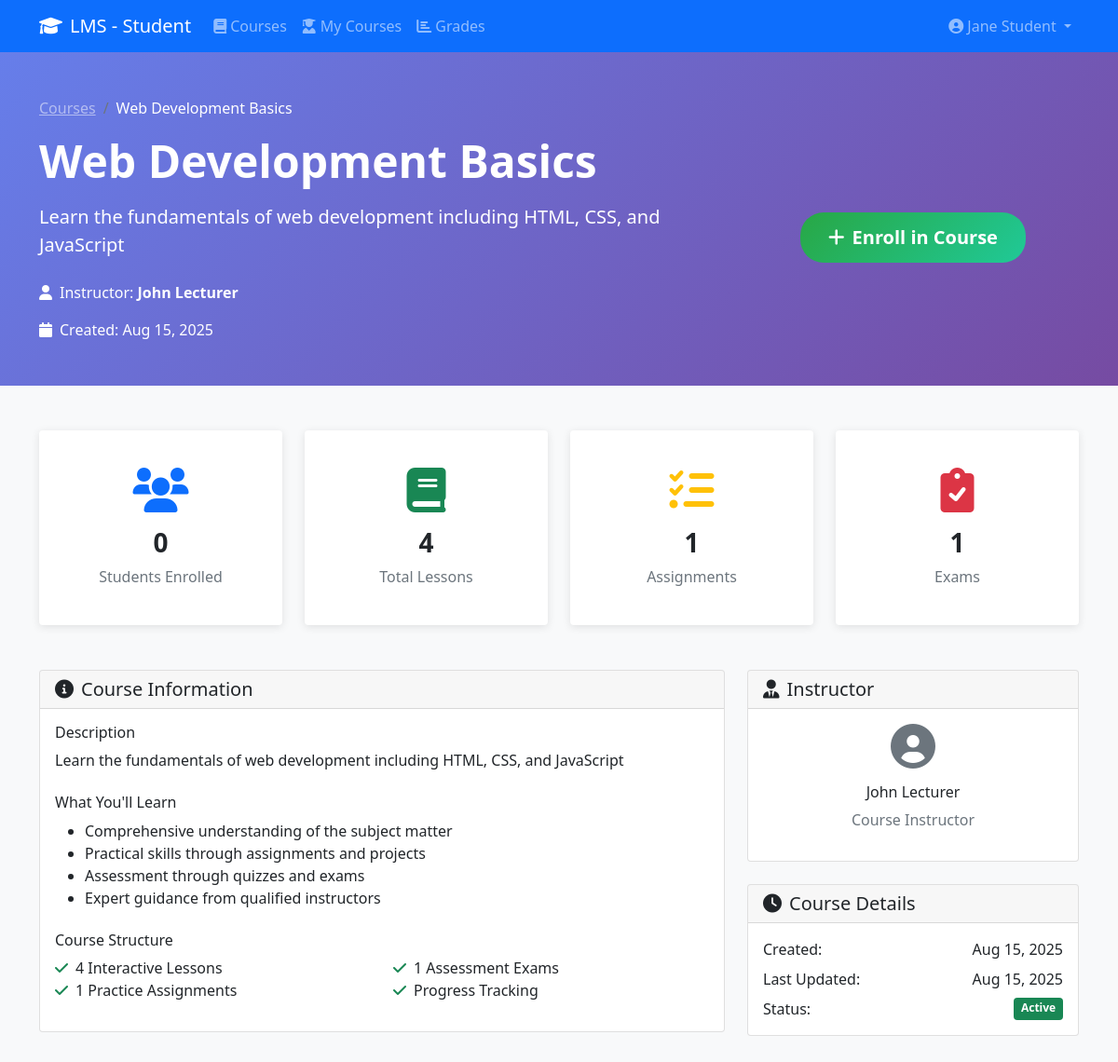
Page /student/course_details.php?id=1 (signed in) on the committed database.
### tables this page shows
CREATE TABLE users (
    id INT AUTO_INCREMENT PRIMARY KEY,
    username VARCHAR(50) UNIQUE NOT NULL,
    email VARCHAR(100) UNIQUE NOT NULL,
    password VARCHAR(255) NOT NULL,
    full_name VARCHAR(100) NOT NULL,
    role ENUM('student', 'lecturer', 'admin') NOT NULL,
    avatar VARCHAR(255) DEFAULT 'default-avatar.png',
    created_at TIMESTAMP DEFAULT CURRENT_TIMESTAMP,
    updated_at TIMESTAMP DEFAULT CURRENT_TIMESTAMP ON UPDATE CURRENT_TIMESTAMP
);

CREATE TABLE courses (
    id INT AUTO_INCREMENT PRIMARY KEY,
    title VARCHAR(200) NOT NULL,
    description TEXT NOT NULL,
    lecturer_id INT NOT NULL,
    thumbnail VARCHAR(255) DEFAULT 'default-course.jpg',
    status ENUM('active', 'inactive') DEFAULT 'active',
    created_at TIMESTAMP DEFAULT CURRENT_TIMESTAMP,
    updated_at TIMESTAMP DEFAULT CURRENT_TIMESTAMP ON UPDATE CURRENT_TIMESTAMP,
    FOREIGN KEY (lecturer_id) REFERENCES users(id) ON DELETE CASCADE
);

### config/config.php (called while the page is built, shortened)
<?php
try {
    $pdo = new PDO("mysql:host=" . DB_HOST . ";dbname=" . DB_NAME, DB_USERNAME, DB_PASSWORD);
    $pdo->setAttribute(PDO::ATTR_ERRMODE, PDO::ERRMODE_EXCEPTION);
    $pdo->setAttribute(PDO::ATTR_DEFAULT_FETCH_MODE, PDO::FETCH_ASSOC);
} catch(PDOException $e) {
    die("Connection failed: " . $e->getMessage());
}
function isLoggedIn() {
    return isset($_SESSION['user_id']);
}
function getCurrentUser() {
    global $pdo;
    $stmt = $pdo->prepare("SELECT * FROM users WHERE id = ?");
    $stmt->execute([$_SESSION['user_id']]);
    return $stmt->fetch();
}
function formatDate($date) {
    return date('M d, Y', strtotime($date));
}
?>

### student/course_details.php (the view, shortened to what this page needs)
<?php
require_once '../config/config.php';
$user = getCurrentUser();
$course_id = isset($_GET['id']) ? (int)$_GET['id'] : 0;
$stmt = $pdo->prepare("
    SELECT c.*, u.full_name as lecturer_name,
           (SELECT COUNT(*) FROM enrollments WHERE course_id = c.id) as student_count,
           (SELECT COUNT(*) FROM materials WHERE course_id = c.id) as lesson_count,
           (SELECT COUNT(*) FROM materials WHERE course_id = c.id AND material_type = 'assignment') as assignment_count,
           (SELECT COUNT(*) FROM materials WHERE course_id = c.id AND material_type = 'exam') as exam_count
    FROM courses c
    JOIN users u ON c.lecturer_id = u.id
    WHERE c.id = ? AND c.status = 'active'
");
$stmt->execute([$course_id]);
$course = $stmt->fetch();
$stmt = $pdo->prepare("SELECT id FROM enrollments WHERE student_id = ? AND course_id = ?");
$stmt->execute([$user['id'], $course_id]);
$is_enrolled = $stmt->fetch();
?>
<!DOCTYPE html>
<html lang="en">
<head>
    <link href="https://cdn.jsdelivr.net/npm/bootstrap@5.1.3/dist/css/bootstrap.min.css" rel="stylesheet">
    <link href="https://cdnjs.cloudflare.com/ajax/libs/font-awesome/6.0.0/css/all.min.css" rel="stylesheet">
</head>
<body class="bg-light">
    <nav class="navbar navbar-expand-lg navbar-dark bg-primary">
        <div class="container">
            <a class="navbar-brand" href="dashboard.php">
                <i class="fas fa-graduation-cap me-2"></i>LMS - Student
            </a>
            <div class="collapse navbar-collapse" id="navbarNav">
                <ul class="navbar-nav me-auto">
                    <li class="nav-item">
                        <a class="nav-link" href="dashboard.php">
                            <i class="fas fa-book me-1"></i>Courses
                        </a>
                    </li>
                    <li class="nav-item">
                        <a class="nav-link" href="my_courses.php">
                            <i class="fas fa-user-graduate me-1"></i>My Courses
                        </a>
                    </li>
                    <li class="nav-item">
                        <a class="nav-link" href="grades.php">
                            <i class="fas fa-chart-bar me-1"></i>Grades
                        </a>
                    </li>
                </ul>
                <ul class="navbar-nav">
                    <li class="nav-item dropdown">
                        <a class="nav-link dropdown-toggle" href="#" id="navbarDropdown" role="button" data-bs-toggle="dropdown">
                            <i class="fas fa-user-circle me-1"></i><?php echo htmlspecialchars($user['full_name']); ?>
                        </a>
                    </li>
                </ul>
            </div>
        </div>
    </nav>
    <section class="course-header">
        <div class="container">
            <nav aria-label="breadcrumb" class="mb-3">
                <ol class="breadcrumb">
                    <li class="breadcrumb-item"><a href="dashboard.php" class="text-white-50">Courses</a></li>
                    <li class="breadcrumb-item active text-white"><?php echo htmlspecialchars($course['title']); ?></li>
                </ol>
            </nav>
            <div class="row align-items-center">
                <div class="col-lg-8">
                    <h1 class="display-5 fw-bold mb-3"><?php echo htmlspecialchars($course['title']); ?></h1>
                    <p class="lead mb-4"><?php echo htmlspecialchars($course['description']); ?></p>
                    <div class="d-flex align-items-center mb-3">
                        <i class="fas fa-user me-2"></i>
                        <span>Instructor: <strong><?php echo htmlspecialchars($course['lecturer_name']); ?></strong></span>
                    </div>
                    <div class="d-flex align-items-center">
                        <i class="fas fa-calendar me-2"></i>
                        <span>Created: <?php echo formatDate($course['created_at']); ?></span>
                    </div>
                </div>
                <div class="col-lg-4 text-center">
                    <?php if ($is_enrolled): ?>
                        <div class="alert alert-success">
                            <i class="fas fa-check-circle me-2"></i>You are enrolled in this course
                        </div>
                        <a href="my_courses.php" class="btn btn-light btn-lg">
                            <i class="fas fa-arrow-right me-2"></i>Go to My Courses
                        </a>
                    <?php else: ?>
                        <form method="POST">
                            <button type="submit" name="enroll" class="btn enroll-btn btn-lg">
                                <i class="fas fa-plus me-2"></i>Enroll in Course
                            </button>
                        </form>
                    <?php endif; ?>
                </div>
            </div>
        </div>
    </section>
    <div class="container mt-5">
        <div class="row g-4">
            <div class="col-md-3">
                <div class="card stat-card text-center p-4">
                    <div class="card-body">
                        <i class="fas fa-users fa-3x text-primary mb-3"></i>
                        <h3 class="fw-bold"><?php echo $course['student_count']; ?></h3>
                        <p class="text-muted mb-0">Students Enrolled</p>
                    </div>
                </div>
            </div>
            <div class="col-md-3">
                <div class="card stat-card text-center p-4">
                    <div class="card-body">
                        <i class="fas fa-book fa-3x text-success mb-3"></i>
                        <h3 class="fw-bold"><?php echo $course['lesson_count']; ?></h3>
                        <p class="text-muted mb-0">Total Lessons</p>
                    </div>
                </div>
            </div>
            <div class="col-md-3">
                <div class="card stat-card text-center p-4">
                    <div class="card-body">
                        <i class="fas fa-tasks fa-3x text-warning mb-3"></i>
                        <h3 class="fw-bold"><?php echo $course['assignment_count']; ?></h3>
                        <p class="text-muted mb-0">Assignments</p>
                    </div>
                </div>
            </div>
            <div class="col-md-3">
                <div class="card stat-card text-center p-4">
                    <div class="card-body">
                        <i class="fas fa-clipboard-check fa-3x text-danger mb-3"></i>
                        <h3 class="fw-bold"><?php echo $course['exam_count']; ?></h3>
                        <p class="text-muted mb-0">Exams</p>
                    </div>
                </div>
            </div>
        </div>
    </div>
    <div class="container mt-5 mb-5">
        <div class="row">
            <div class="col-lg-8">
                <div class="card">
                    <div class="card-header">
                        <h5 class="mb-0"><i class="fas fa-info-circle me-2"></i>Course Information</h5>
                    </div>
                    <div class="card-body">
                        <h6>Description</h6>
                        <p><?php echo nl2br(htmlspecialchars($course['description'])); ?></p>
                        <h6 class="mt-4">What You'll Learn</h6>
                        <ul>
                            <li>Comprehensive understanding of the subject matter</li>
                            <li>Practical skills through assignments and projects</li>
                            <li>Assessment through quizzes and exams</li>
                            <li>Expert guidance from qualified instructors</li>
                        </ul>
                        <h6 class="mt-4">Course Structure</h6>
                        <div class="row">
                            <div class="col-md-6">
                                <ul class="list-unstyled">
                                    <li><i class="fas fa-check text-success me-2"></i><?php echo $course['lesson_count']; ?> Interactive Lessons</li>
                                    <li><i class="fas fa-check text-success me-2"></i><?php echo $course['assignment_count']; ?> Practice Assignments</li>
                                </ul>
                            </div>
                            <div class="col-md-6">
                                <ul class="list-unstyled">
                                    <li><i class="fas fa-check text-success me-2"></i><?php echo $course['exam_count']; ?> Assessment Exams</li>
                                    <li><i class="fas fa-check text-success me-2"></i>Progress Tracking</li>
                                </ul>
                            </div>
                        </div>
                    </div>
                </div>
            </div>
            <div class="col-lg-4">
                <div class="card">
                    <div class="card-header">
                        <h5 class="mb-0"><i class="fas fa-user-tie me-2"></i>Instructor</h5>
                    </div>
                    <div class="card-body text-center">
                        <i class="fas fa-user-circle fa-3x text-muted mb-3"></i>
                        <h6><?php echo htmlspecialchars($course['lecturer_name']); ?></h6>
                        <p class="text-muted">Course Instructor</p>
                    </div>
                </div>
                <div class="card mt-4">
                    <div class="card-header">
                        <h5 class="mb-0"><i class="fas fa-clock me-2"></i>Course Details</h5>
                    </div>
                    <div class="card-body">
                        <div class="d-flex justify-content-between mb-2">
                            <span>Created:</span>
                            <span><?php echo formatDate($course['created_at']); ?></span>
                        </div>
                        <div class="d-flex justify-content-between mb-2">
                            <span>Last Updated:</span>
                            <span><?php echo formatDate($course['updated_at']); ?></span>
                        </div>
                        <div class="d-flex justify-content-between">
                            <span>Status:</span>
                            <span class="badge bg-success">Active</span>
                        </div>
                    </div>
                </div>
            </div>
        </div>
    </div>
</body>
</html>

### student/course_details.php (style rules this page uses)
.course-header { background: linear-gradient(135deg, #667eea 0%, #764ba2 100%); color: white; padding: 3rem 0; }
.stat-card { border: none; box-shadow: 0 2px 10px rgba(0,0,0,0.1); transition: transform 0.3s; }
.enroll-btn { background: linear-gradient(135deg, #28a745 0%, #20c997 100%); border: none; color: white; padding: 12px 30px; border-radius: 25px; font-weight: 600; transition: all 0.3s; }

### rows in the picture
users: full_name "Jane Student"
courses: title "Web Development Basics", description "Learn the fundamentals of web development including HTML, CSS, and JavaScript", lecturer.full_name "John Lecturer", created_at "Aug 15, 2025", updated_at "Aug 15, 2025"

### other values in the picture
$course['student_count'] "0"
$course['lesson_count'] "4"
$course['assignment_count'] "1"
$course['exam_count'] "1"
